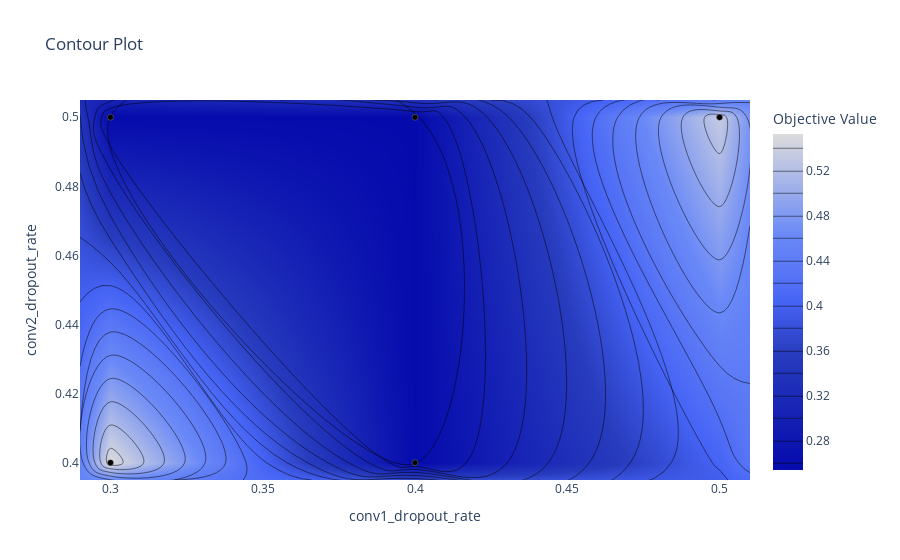

The code cell stored with this chart in its notebook:
### Code cell
optuna.visualization.plot_contour(study, params=['conv1_dropout_rate', 'conv2_dropout_rate'])

### Figure 1 — Plotly figure (JSON) as saved in the notebook; plotly's stock layout.template omitted (floating-point values rounded to 4 significant figures)
{"data": [{"colorbar": {"title": {"text": "Objective Value"}}, "colorscale": [[0, "rgb(5,10,172)"], [0.35, "rgb(40,60,190)"], [0.5, "rgb(70,100,245)"], [0.6, "rgb(90,120,245)"], [0.7, "rgb(106,137,247)"], [1, "rgb(220,220,220)"]], "connectgaps": true, "contours": {"coloring": "heatmap"}, "hoverinfo": "none", "line": {"smoothing": 1.3}, "reversescale": false, "type": "contour", "x": [0.29, 0.3, 0.4, 0.5, 0.51], "y": [0.395, 0.4, 0.5, 0.505], "z": [[null, null, null, null, null], [null, 0.5524, 0.255, null, null], [null, 0.255, 0.2538, 0.5337, null], [null, null, null, null, null]]}, {"marker": {"color": "black", "line": {"color": "Grey", "width": 0.5}}, "mode": "markers", "showlegend": false, "type": "scatter", "x": [0.5, 0.3, 0.4, 0.4, 0.3], "y": [0.5, 0.5, 0.5, 0.4, 0.4]}], "layout": {"title": {"text": "Contour Plot"}, "xaxis": {"range": [0.29, 0.51], "title": {"text": "conv1_dropout_rate"}}, "yaxis": {"range": [0.395, 0.505], "title": {"text": "conv2_dropout_rate"}}}}
